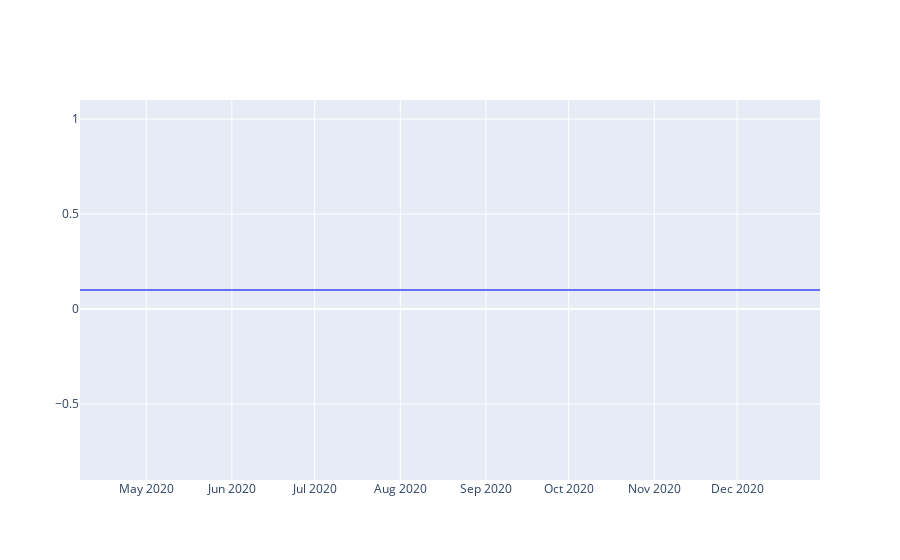

Source (notebook cell):
### Code cell
#Plot transmission modifier (uncomment one of the three below)
#F = helper.get_pcwise_transmission_modifier(test_param,num_breakpts)
F = helper.get_sigmoidal_transmission_modifier([m.times.min(),m.times.max()],defp,num_breakpts)
#F = helper.get_linear_interp_transmission_modifier([m.times.min(),m.times.max()],test_param,num_breakpts)
#
# Plot transmission modifier
helper.plot_transmission_modifier(m,F)

### Figure 1 — Plotly figure (JSON) as saved in the notebook; plotly's stock layout.template omitted (floating-point values rounded to 4 significant figures; data arrays with more than 128 entries replaced by an {"elided": "..."} marker saying what was removed)
{"data": [{"name": "transmission_modifier", "type": "scatter", "x": {"elided": "269 str values"}, "y": {"elided": "269 float values"}}], "layout": {}}
